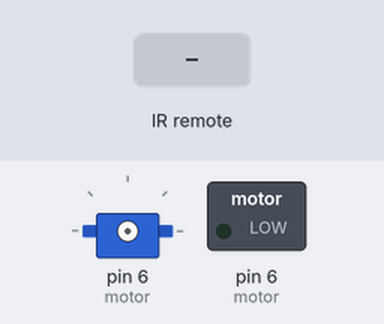
The sketch below on a simulated Arduino Uno, built with avr-gcc and run on an emulated ATmega328P. On the bench: servo, switched loads named in the sketch (green lamp = pin HIGH). Inputs (shaded band) come from the test bench.

Above: at 1.2 s.
1.3 s: infrared code 0xFFA857 received
2.8 s: infrared code 0xFFE01F received
At 3.2 s:
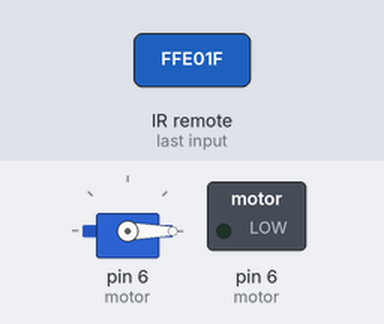
Timing chart, 0 to 5.8 s (numbered marks = the images above; inputs shaded):
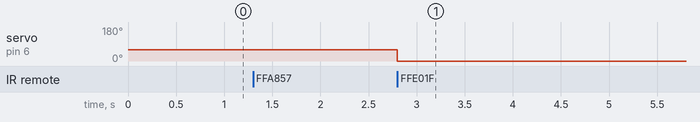

Measured:
- after the input at 2.8 s, servo on pin 6 (motor): 60° → 0° at once

The sketch:

________.ino
```cpp
#include <IRremote.h>  //적외선 리모컨 라이브러리
#include <Servo.h>     //서보모터 라이브러리

int remote=A0;         //적외선 리모컨 신호선
int motor=6;           //서보모터

Servo servo;           //servo 라이브러리를 사용해주기 위해 servo객체 생성
IRrecv irrecv(remote); //IRremote를 사용해주기 위해 irrecv객체 생성
decode_results results;//디코드한 결과값

int angle=0; //서보모터 각도 값

void setup() {
  // put your setup code here, to run once:

irrecv.enableIRIn();
pinMode(motor,OUTPUT); // 모터 출력
pinMode(remote,INPUT); // 입력
}
void loop(){
  // put your main code here, to run repeatedly:
if(irrecv.decode(&results)){  //적외선 리모컨의 신호를 받을 때
  switch(results.value){
    case 0xFFA857:  // +버튼을 눌렀을 때
    servo.attach(motor); // 모터 시작
    angle+=60;      // 각도값 60 추가
    if(angle>180)   // 각도가 180이 넘어갈 때
    angle=180;      // 각도값 최대를 180으로
    servo.write(angle); // 서보모터 각도 이동
    delay(500);
    servo.detach();
    break;

    case 0xFFE01F:  // -버튼을 눌렀을 때
    servo.attach(motor); // 모터 시작
    angle-=60;      // 60도 감소
    if(angle<0)     // 각도값이 0보다 작을 때
    angle=0;        // 각도값 최소값을 0으로
    servo.write(angle); //서보모터 각도 이동
    delay(500);
    servo.detach();
    break;
  }
    irrecv.resume(); // 다음 값 받기
}
  }
```
